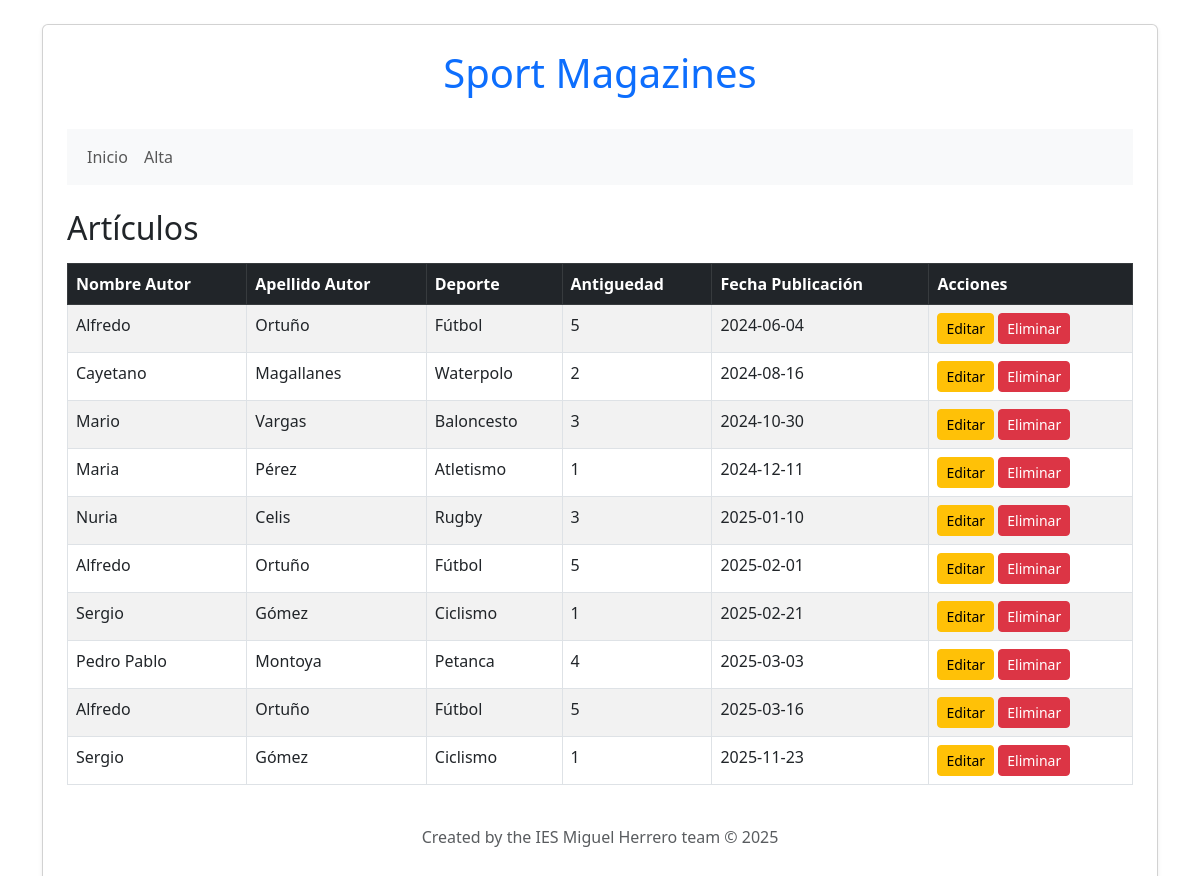
The page / on the database its author committed.
### tables this page shows
CREATE TABLE articulos (
  articulo_id INT UNSIGNED AUTO_INCREMENT PRIMARY KEY,
  apellido_autor VARCHAR(100) NOT NULL,
  nombre_autor VARCHAR(100) NOT NULL,
  deporte VARCHAR(100) NOT NULL,
  antiguedad INT NOT NULL,
  fecha_publicacion DATE NOT NULL
);

### src/index.php (the view, shortened to what this page needs)
<?php
include_once("config.php");
?>
<!DOCTYPE html>
<html>
<head>
    <link href="https://cdn.jsdelivr.net/npm/bootstrap@5.3.0/dist/css/bootstrap.min.css" rel="stylesheet">
</head>
<body class="container py-4">
<div class="card p-4 shadow-sm">
    <header class="text-center mb-4">
        <h1 class="text-primary">Sport Magazines</h1>
    </header>
    <nav class="navbar navbar-expand-lg navbar-light bg-light mb-4">
        <div class="container-fluid">
            <ul class="navbar-nav">
                <li class="nav-item"><a class="nav-link" href="index.php">Inicio</a></li>
                <li class="nav-item"><a class="nav-link" href="add.html">Alta</a></li>
            </ul>
        </div>
    </nav>
    <main>
        <h2 class="mb-3">Artículos</h2>
        <table class="table table-bordered table-striped">
            <thead class="table-dark">
                <tr>
                    <th>Nombre Autor</th>
                    <th>Apellido Autor</th>
                    <th>Deporte</th>
                    <th>Antiguedad</th>
                    <th>Fecha Publicación</th>
                    <th>Acciones</th>
                </tr>
            </thead>
            <tbody>
                <?php
                $resultado = $mysqli->query("SELECT * FROM articulos ORDER BY fecha_publicacion");
                if ($resultado->num_rows > 0) {
                    while ($fila = $resultado->fetch_array()) {
                        echo "<tr>";
                        echo "<td>" . $fila['nombre_autor'] . "</td>";
                        echo "<td>" . $fila['apellido_autor'] . "</td>";
                        echo "<td>" . $fila['deporte'] . "</td>";
                        echo "<td>" . $fila['antiguedad'] . "</td>";
                        echo "<td>" . $fila['fecha_publicacion'] . "</td>";
                        echo "<td>";
                        echo "<a class='btn btn-warning btn-sm' href='edit.php?id=" . $fila['articulo_id'] . "'>Editar</a> ";
                        echo "<a class='btn btn-danger btn-sm' href='delete.php?id=" . $fila['articulo_id'] . "' onClick='return confirm(\"¿Está seguro que desea eliminar el artículo?\")'>Eliminar</a>";
                        echo "</td>";
                        echo "</tr>";
                    }
                }
                ?>
            </tbody>
        </table>
    </main>
    <footer class="text-center mt-4">
        <p class="text-muted">Created by the IES Miguel Herrero team &copy; 2025</p>
    </footer>
</div>
</body>
</html>

### rows shown on the page
articulos: nombre_autor "Alfredo", apellido_autor "Ortuño", deporte "Fútbol", antiguedad "5", fecha_publicacion "2024-06-04"
articulos: nombre_autor "Cayetano", apellido_autor "Magallanes", deporte "Waterpolo", antiguedad "2", fecha_publicacion "2024-08-16"
articulos: nombre_autor "Mario", apellido_autor "Vargas", deporte "Baloncesto", antiguedad "3", fecha_publicacion "2024-10-30"
articulos: nombre_autor "Maria", apellido_autor "Pérez", deporte "Atletismo", antiguedad "1", fecha_publicacion "2024-12-11"
articulos: nombre_autor "Nuria", apellido_autor "Celis", deporte "Rugby", antiguedad "3", fecha_publicacion "2025-01-10"
articulos: nombre_autor "Alfredo", apellido_autor "Ortuño", deporte "Fútbol", antiguedad "5", fecha_publicacion "2025-02-01"
articulos: nombre_autor "Sergio", apellido_autor "Gómez", deporte "Ciclismo", antiguedad "1", fecha_publicacion "2025-02-21"
articulos: nombre_autor "Pedro Pablo", apellido_autor "Montoya", deporte "Petanca", antiguedad "4", fecha_publicacion "2025-03-03"
articulos: nombre_autor "Alfredo", apellido_autor "Ortuño", deporte "Fútbol", antiguedad "5", fecha_publicacion "2025-03-16"
articulos: nombre_autor "Sergio", apellido_autor "Gómez", deporte "Ciclismo", antiguedad "1", fecha_publicacion "2025-11-23"
